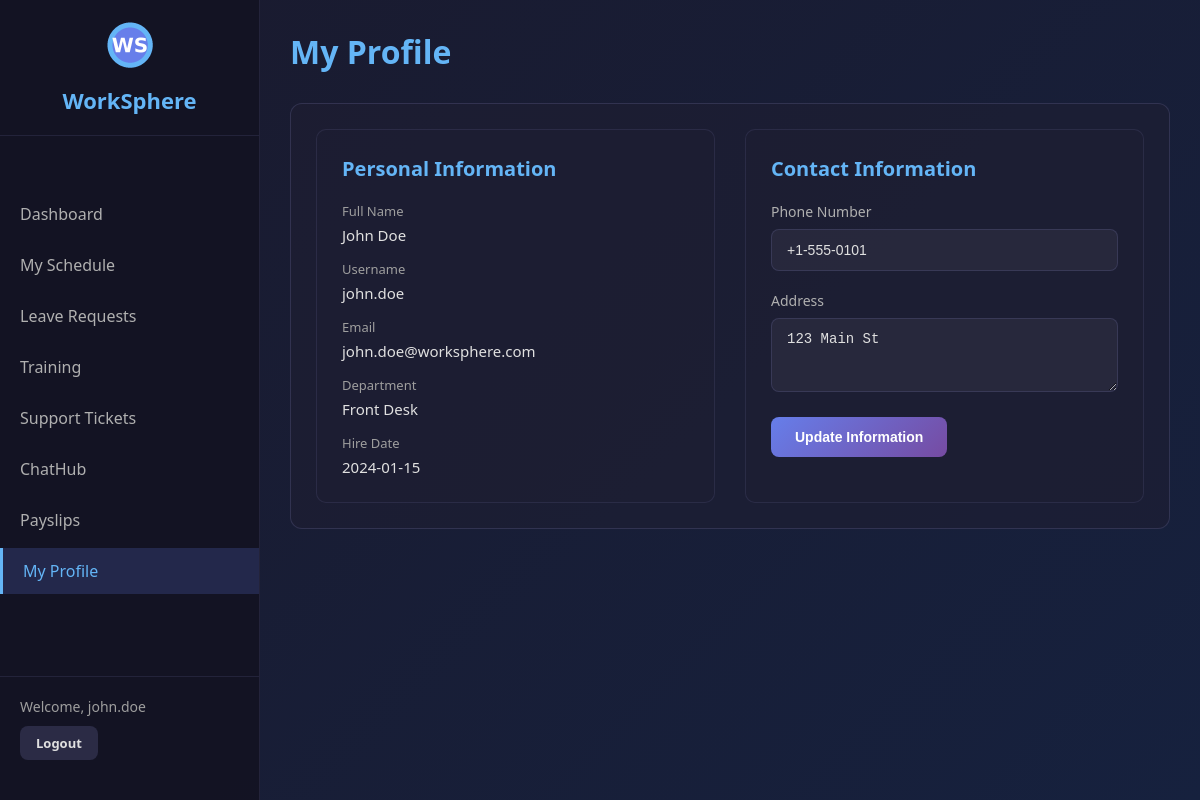
/employee/profile (signed in), run on the app's committed database.
### tables this page shows
CREATE TABLE users (
            id INTEGER PRIMARY KEY AUTOINCREMENT,
            username TEXT UNIQUE NOT NULL,
            email TEXT UNIQUE NOT NULL,
            password TEXT NOT NULL,
            role TEXT NOT NULL,
            full_name TEXT NOT NULL,
            department_id INTEGER,
            phone TEXT,
            address TEXT,
            hire_date TEXT,
            status TEXT DEFAULT 'active',
            mfa_enabled INTEGER DEFAULT 0,
            mfa_secret TEXT,
            created_at TIMESTAMP DEFAULT CURRENT_TIMESTAMP
        );

CREATE TABLE departments (
            id INTEGER PRIMARY KEY AUTOINCREMENT,
            name TEXT UNIQUE NOT NULL,
            description TEXT,
            manager_id INTEGER,
            created_at TIMESTAMP DEFAULT CURRENT_TIMESTAMP
        );

### app.py (the view, shortened to what this page needs)
@app.route('/employee/profile', methods=['GET', 'POST'])
@employee_required
def employee_profile():
    user_id = session['user_id']
    conn = get_db()
    cursor = conn.cursor()
    user = cursor.execute('''
        SELECT u.*, d.name as department_name
        FROM users u
        LEFT JOIN departments d ON u.department_id = d.id
        WHERE u.id = ?
    ''', (user_id,)).fetchone()
    return render_template('employee_profile.html', user=user)

### app.py (called while the page is built)
def get_db():
    if 'db' not in g:
        g.db = sqlite3.connect(
            DATABASE,
            timeout=20,                   # wait up to 20s if locked
            check_same_thread=False
        )
        g.db.row_factory = sqlite3.Row
        g.db.execute("PRAGMA journal_mode=WAL")    # WAL allows concurrent reads
        g.db.execute("PRAGMA busy_timeout=20000")  # 20s busy timeout at SQLite level
    return g.db

def employee_required(f):
    @wraps(f)
    def decorated_function(*args, **kwargs):
        if 'user_id' not in session:
            flash('Please login to access this page', 'error')
            return redirect('/login')
        if session.get('actual_role') == 'admin' and session.get('role') == 'employee':
            return f(*args, **kwargs)
        if session.get('role') == 'employee':
            return f(*args, **kwargs)
        flash('Employee access required', 'error')
        return redirect('/admin/dashboard')
    return decorated_function

### templates/employee_profile.html (shortened to what this page needs)
<!DOCTYPE html>
<html lang="en">
<head>
    <link rel="stylesheet" href="/static/css/style.css">
</head>
<body>
    <div class="dashboard-container">
        <nav class="sidebar">
            <div class="logo-container">
                <img src="/static/images/logo.png" alt="WorkSphere Logo" class="logo-small">
                <h2>WorkSphere</h2>
            </div>
            <ul class="nav-menu">
                <li><a href="/employee/dashboard">Dashboard</a></li>
                <li><a href="/employee/schedule">My Schedule</a></li>
                <li><a href="/employee/leave">Leave Requests</a></li>
                <li><a href="/employee/training">Training</a></li>
                <li><a href="/employee/support">Support Tickets</a></li>
                <li><a href="/employee/chat">ChatHub</a></li>
                <li><a href="/employee/payslips">Payslips</a></li>
                <li class="active"><a href="/employee/profile">My Profile</a></li>
            </ul>
            <div class="user-info">
                <p>Welcome, {{ session.username }}</p>
                <a href="/logout" class="btn btn-secondary btn-sm">Logout</a>
            </div>
        </nav>
        <main class="main-content">
            <header class="page-header">
                <h1>My Profile</h1>
            </header>
            <div class="section">
                <div class="profile-grid">
                    <div class="profile-section">
                        <h2>Personal Information</h2>
                        <div class="info-grid">
                            <div class="info-item">
                                <label>Full Name</label>
                                <p>{{ user.full_name }}</p>
                            </div>
                            <div class="info-item">
                                <label>Username</label>
                                <p>{{ user.username }}</p>
                            </div>
                            <div class="info-item">
                                <label>Email</label>
                                <p>{{ user.email }}</p>
                            </div>
                            <div class="info-item">
                                <label>Department</label>
                                <p>{{ user.department_name or 'Not Assigned' }}</p>
                            </div>
                            <div class="info-item">
                                <label>Hire Date</label>
                                <p>{{ user.hire_date }}</p>
                            </div>
                        </div>
                    </div>
                    <div class="profile-section">
                        <h2>Contact Information</h2>
                        <form method="POST" action="/employee/profile">
                            <div class="form-group">
                                <label for="phone">Phone Number</label>
                                <input type="tel" id="phone" name="phone" value="{{ user.phone or '' }}">
                            </div>
                            <div class="form-group">
                                <label for="address">Address</label>
                                <textarea id="address" name="address" rows="3">{{ user.address or '' }}</textarea>
                            </div>
                            <button type="submit" class="btn btn-primary">Update Information</button>
                        </form>
                    </div>
                </div>
            </div>
        </main>
    </div>
</body>
</html>

### static/css/style.css (style rules this page uses)
* { margin: 0; padding: 0; box-sizing: border-box; }
body { font-family: 'Segoe UI', Tahoma, Geneva, Verdana, sans-serif; background: linear-gradient(135deg, #1a1a2e 0%, #16213e 100%); color: #e0e0e0; min-height: 100vh; }
.logo-container { text-align: center; margin-bottom: 30px; }
.form-group { margin-bottom: 20px; }
.form-group label { display: block; margin-bottom: 8px; color: #b0b0b0; font-size: 14px; }
.form-group input, .form-group select, .form-group textarea { width: 100%; padding: 12px 15px; background: rgba(50, 50, 70, 0.5); border: 1px solid rgba(100, 100, 150, 0.3); border-radius: 8px; color: #e0e0e0; font-size: 14px; transition: all 0.3s ease; }
.btn { padding: 12px 24px; border: none; border-radius: 8px; cursor: pointer; font-size: 14px; font-weight: 600; transition: all 0.3s ease; text-decoration: none; display: inline-block; }
.btn-primary { background: linear-gradient(135deg, #667eea 0%, #764ba2 100%); color: white; }
.btn-secondary { background: rgba(100, 100, 150, 0.3); color: #e0e0e0; }
.btn-sm { padding: 8px 16px; font-size: 13px; }
.dashboard-container { display: flex; min-height: 100vh; }
.sidebar { width: 260px; background: rgba(20, 20, 35, 0.95); border-right: 1px solid rgba(100, 100, 150, 0.2); padding: 20px 0; position: fixed; height: 100vh; overflow-y: auto; display: flex; flex-direction: column; }
.logo-small { width: 50px; height: 50px; margin-bottom: 10px; }
.sidebar .logo-container { padding: 0 20px 20px 20px; border-bottom: 1px solid rgba(100, 100, 150, 0.2); flex-shrink: 0; }
.sidebar .logo-container h2 { color: #64b5f6; font-size: 22px; }
.nav-menu { list-style: none; padding: 20px 0; flex: 1; overflow-y: auto; }
.nav-menu li { margin: 5px 0; }
.nav-menu a { display: block; padding: 12px 20px; color: #b0b0b0; text-decoration: none; transition: all 0.3s ease; }
.nav-menu li.active a { background: rgba(100, 126, 234, 0.2); color: #64b5f6; border-left: 3px solid #64b5f6; }
.user-info { padding: 20px; border-top: 1px solid rgba(100, 100, 150, 0.2); background: rgba(20, 20, 35, 0.95); flex-shrink: 0; margin-top: auto; }
.user-info p { margin-bottom: 10px; font-size: 14px; color: #9e9e9e; }
.main-content { margin-left: 260px; flex: 1; padding: 30px; }
.page-header { display: flex; justify-content: space-between; align-items: center; margin-bottom: 30px; }
.page-header h1 { color: #64b5f6; font-size: 32px; }
.section { background: rgba(30, 30, 50, 0.6); border: 1px solid rgba(100, 100, 150, 0.3); border-radius: 12px; padding: 25px; margin-bottom: 30px; }
.section h2 { color: #64b5f6; font-size: 22px; margin-bottom: 20px; }
.profile-grid { display: grid; grid-template-columns: repeat(auto-fit, minmax(350px, 1fr)); gap: 30px; }
.profile-section { background: rgba(30, 30, 50, 0.4); border: 1px solid rgba(100, 100, 150, 0.2); border-radius: 10px; padding: 25px; }
.profile-section h2 { color: #64b5f6; font-size: 20px; margin-bottom: 20px; }
.info-grid { display: grid; gap: 15px; }
.info-item label { display: block; color: #9e9e9e; font-size: 13px; margin-bottom: 5px; }
.info-item p { color: #e0e0e0; font-size: 15px; }

### data on the page
users: username "john.doe", full_name "John Doe", email "john.doe@worksphere.com", hire_date "2024-01-15", phone "+1-555-0101", address "123 Main St"
departments: name "Front Desk"
